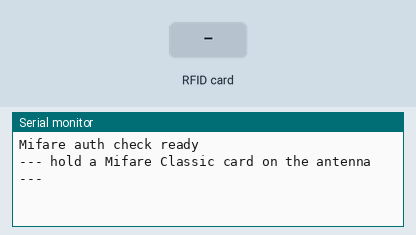
This sketch was run on a simulated Arduino Mega 2560, built with avr-gcc and run on an emulated ATmega2560. On the bench: the last lines printed to the serial monitor. Inputs (shaded band) come from the test bench.

Above: at 1.2 s.
1.3 s: RFID card B0 B1 B2 B3 B4 B5 held to the reader
At 2.5 s:
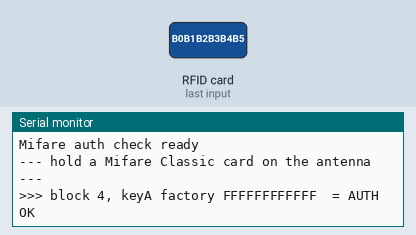
2.8 s: RFID card 5E 7A 19 C4 held to the reader
At 3.5 s:
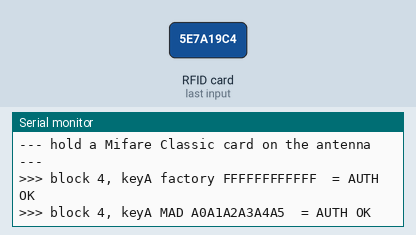
4.3 s: RFID card B0 B1 B2 B3 B4 B5 held to the reader
At 4.9 s:
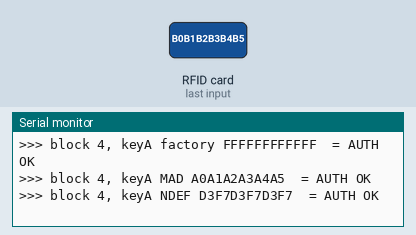
5.8 s: RFID card 5E 7A 19 C4 held to the reader
At 7.1 s:
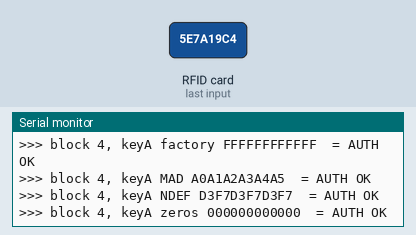

Measured:
- after the input at 1.3 s, the serial monitor: prints a new line at once (image 1)
- after the input at 2.8 s, the serial monitor: prints a new line at once (image 2)
- after the input at 4.3 s, the serial monitor: prints a new line at once (image 3)
- after the input at 5.8 s, the serial monitor: prints a new line at once (image 4)

The sketch:

mifare_auth_check.ino
```cpp
// Diagnostic: try standard published default Mifare Classic keys on block 4 of a card
// you own, using HSU on Serial1. Prints which key/type authenticates.
// Interface: 1 = HSU (UART on Serial1), 2 = I2C (Wire), 3 = SPI (SS on pin 10).
// Change the number here, or build with -DPN532_INTERFACE=2.
#ifndef PN532_INTERFACE
#define PN532_INTERFACE 1
#endif
#if PN532_INTERFACE == 1
  #include <PN532_HSU.h>
  PN532_HSU pn532if(Serial1);
#elif PN532_INTERFACE == 2
  #include <Wire.h>
  #ifndef PN532_WIRE
  #define PN532_WIRE Wire   // use -DPN532_WIRE=Wire1 for a second I2C bus (e.g. Qwiic on the Nano R4)
  #endif
  #include <PN532_I2C.h>
  PN532_I2C pn532if(PN532_WIRE);
#else
  #include <SPI.h>
  #include <PN532_SPI.h>
  PN532_SPI pn532if(SPI, 10);
#endif
#include <PN532.h>

PN532 nfc(pn532if);

struct NamedKey { const char *name; uint8_t k[6]; };
const NamedKey keys[] = {
  {"factory FFFFFFFFFFFF", {0xFF,0xFF,0xFF,0xFF,0xFF,0xFF}},
  {"MAD A0A1A2A3A4A5",     {0xA0,0xA1,0xA2,0xA3,0xA4,0xA5}},
  {"NDEF D3F7D3F7D3F7",    {0xD3,0xF7,0xD3,0xF7,0xD3,0xF7}},
  {"zeros 000000000000",   {0x00,0x00,0x00,0x00,0x00,0x00}},
  {"B0B1B2B3B4B5",         {0xB0,0xB1,0xB2,0xB3,0xB4,0xB5}},
};

void setup() {
  Serial.begin(115200);
  while (!Serial && millis() < 4000);
  nfc.begin();
  if (!nfc.getFirmwareVersion()) { Serial.println("No PN532"); while (1) delay(1000); }
  nfc.setPassiveActivationRetries(0x10);
  nfc.SAMConfig();
  Serial.println("Mifare auth check ready");
}

void loop() {
  Serial.println("\n--- hold a Mifare Classic card on the antenna ---");
  for (uint8_t t = 0; t < 2; t++) {
    for (const NamedKey &nk : keys) {
      uint8_t uid[7], len;
      if (!nfc.readPassiveTargetID(PN532_MIFARE_ISO14443A, uid, &len)) {
        Serial.println("no card"); delay(500); continue;
      }
      uint8_t key[6]; memcpy(key, nk.k, 6);
      uint8_t ok = nfc.mifareclassic_AuthenticateBlock(uid, len, 4, t, key);
      Serial.print("\n>>> block 4, key"); Serial.print(t ? "B " : "A ");
      Serial.print(nk.name); Serial.println(ok ? "  = AUTH OK" : "  = fail");
      delay(200);
    }
  }
  delay(3000);
}
```
